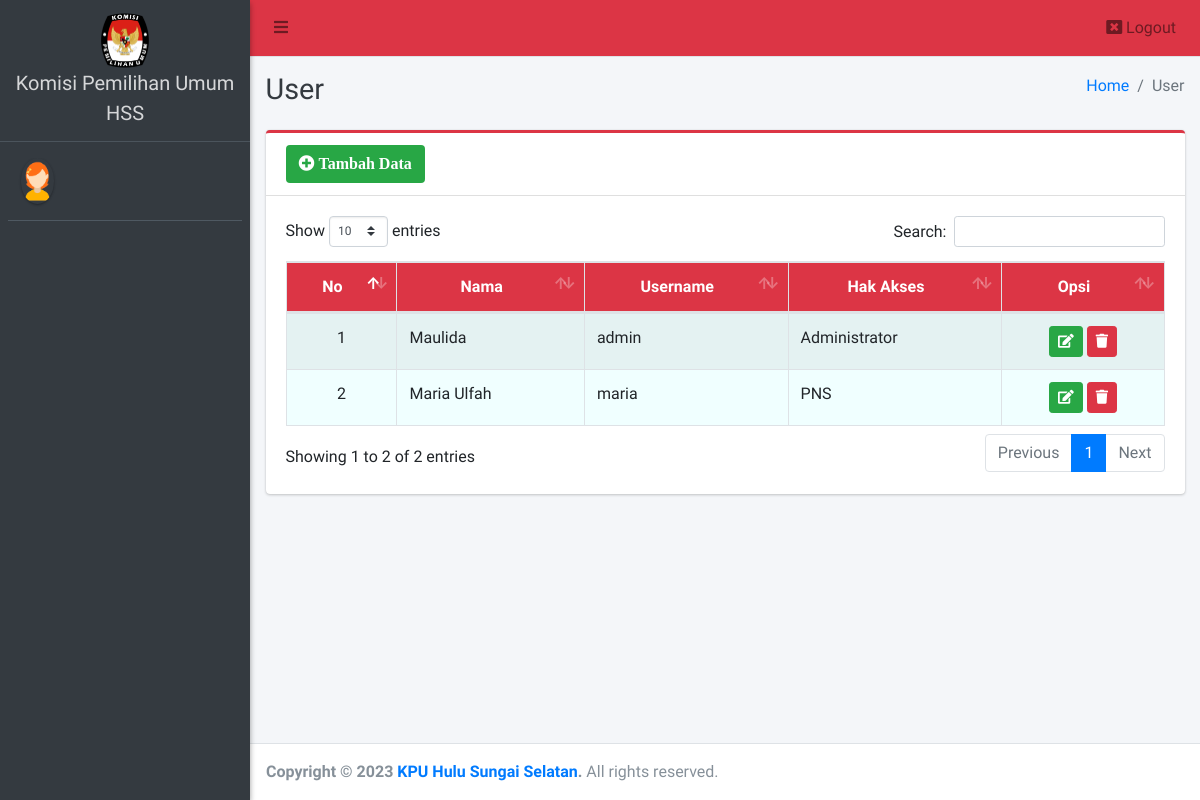
The app's page /admin/user/index.php, older data.
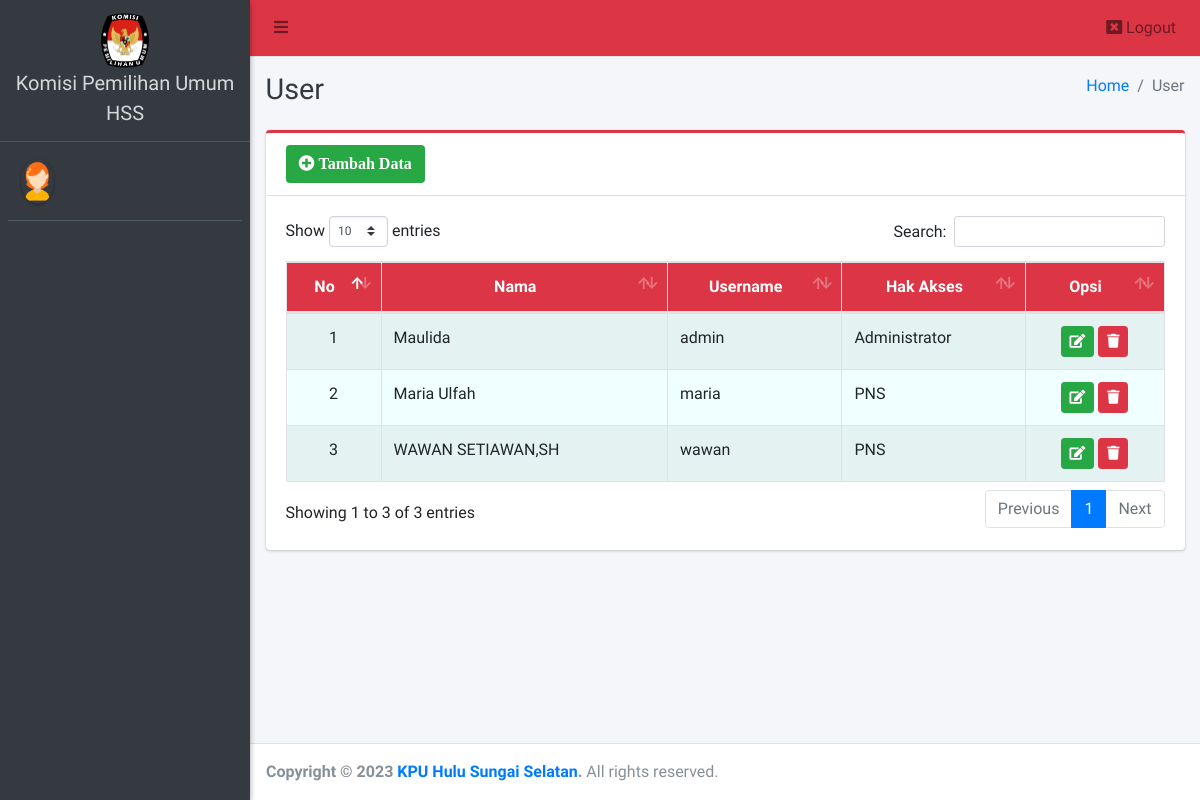
The same page, newer data.
### tables this page shows
CREATE TABLE `user` (
  `id_user` int(11) NOT NULL,
  `nama_user` varchar(50) NOT NULL,
  `username` varchar(25) DEFAULT NULL,
  `password` varchar(255) DEFAULT NULL,
  `role` varchar(20) DEFAULT NULL
);

### admin/user/index.php (the view, shortened to what this page needs)
<?php
require '../../config/koneksi.php';
?>
<!DOCTYPE html>
<html>
<?php
include '../../templates/head.php';
?>
<body class="hold-transition sidebar-mini layout-fixed">
    <div class="wrapper">
        <?php
        include '../../templates/navbar.php';
        ?>
        <?php
        include '../../templates/sidebar.php';
        ?>
        <div class="content-wrapper">
            <div class="content-header">
                <div class="container-fluid">
                    <div class="row mb-2">
                        <div class="col-sm-6">
                            <h1 class="m-0 text-dark">User</h1>
                        </div>
                        <div class="col-sm-6">
                            <ol class="breadcrumb float-sm-right">
                                <li class="breadcrumb-item"><a href="#">Home</a></li>
                                <li class="breadcrumb-item active">User</li>
                            </ol>
                        </div>
                    </div>
                </div>
            </div>
            <section class="content">
                <div class="container-fluid">
                    <div class="row">
                        <div class="col-12">
                            <div class="card card-danger card-outline">
                                <div class="card-header">
                                    <a href="tambah" class="btn bg-green"><i class="fa fa-plus-circle"> Tambah Data</i></a>
                                </div>
                                <div class="card-body">
                                    <div class="table-responsive">
                                        <table id="example1" class="table table-bordered table-striped">
                                            <thead class="bg-danger">
                                                <tr align="center">
                                                    <th>No</th>
                                                    <th>Nama</th>
                                                    <th>Username</th>
                                                    <th>Hak Akses</th>
                                                    <th>Opsi</th>
                                                </tr>
                                            </thead>
                                            <tbody style="background-color: azure">
                                                <?php
                                                $no = 1;
                                                $data = $koneksi->query("SELECT * FROM user");
                                                while ($row = $data->fetch_array()) {
                                                ?>
                                                    <tr>
                                                        <td align="center"><?= $no++ ?></td>
                                                        <td><?= $row['nama_user'] ?></td>
                                                        <td><?= $row['username'] ?></td>
                                                        <td><?= $row['role'] ?></td>
                                                        <td align="center">
                                                            <a href="edit?id=<?= $row['id_user'] ?>" class="btn btn-success btn-sm" title="Edit"><i class="fa fa-edit"></i></a>
                                                            <a href="hapus?id=<?= $row['id_user'] ?>" class="btn btn-danger btn-sm alert-hapus" title="Hapus"><i class="fa fa-trash"></i></a>
                                                        </td>
                                                    </tr>
                                                <?php } ?>
                                            </tbody>
                                        </table>
                                    </div>
                                </div>
                            </div>
                        </div>
                    </div>
                </div>
            </section>
        </div>
        <?php include_once "../../templates/footer.php"; ?>
    </div>
</body>
</html>

Row changes from the older to the newer data that the page shows:
added user: nama_user "WAWAN SETIAWAN,SH", username "wawan", role "PNS"
Text that changed along with them:
text written by a page script: "Show entries Search: Showing 1 to 2 of 2 entries Previous 1 Next" → "Show entries Search: Showing 1 to 3 of 3 entries Previous 1 Next"
